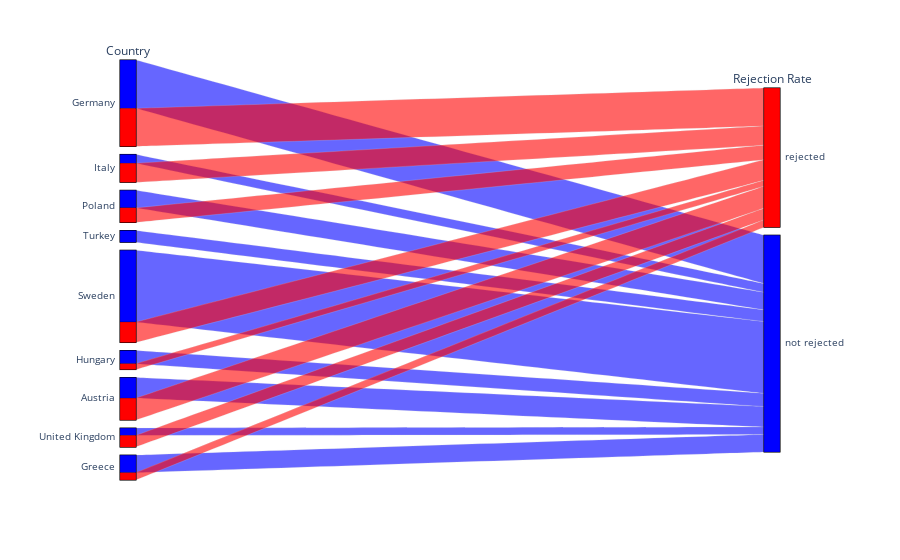

The notebook cell this image was saved under:
### Markdown cell above
In this dataset we show the chance of rejection for refugees in different countries based on interviews held between 2017 and 2020. The amount of rejections could tell us if countries are dealing with a too large amount of refugees.

### Code cell
file_path = 'DataSets/refugee_interview_filtered.csv'
population_data = pd.read_csv(file_path)

data = population_data[['VAR01', 'VAR27']].copy()
data.columns = ['Country', 'Rejection_Rate']

color_mapping = {'not rejected': 0, 'rejected': 1}
data['Rejection_Rate_Num'] = data['Rejection_Rate'].map(color_mapping)

color_scale = [(0, 'blue'), (1, 'red')]

fig = px.parallel_categories(data, dimensions=['Country', 'Rejection_Rate'],
                             labels={'Country': 'Country', 'Rejection_Rate': 'Rejection Rate'},
                             color='Rejection_Rate_Num',
                             color_continuous_scale=color_scale)

fig.update_layout(coloraxis_showscale=False)
fig.show()

### Figure 1 — Plotly figure (JSON) as saved in the notebook; plotly's stock layout.template omitted (floating-point values rounded to 4 significant figures; data arrays with more than 128 entries replaced by an {"elided": "..."} marker saying what was removed)
{"data": [{"dimensions": [{"label": "Country", "values": {"elided": "243 str values"}}, {"label": "Rejection Rate", "values": {"elided": "243 str values"}}], "domain": {"x": [0, 1], "y": [0, 1]}, "line": {"color": {"elided": "243 int values"}, "coloraxis": "coloraxis"}, "name": "", "type": "parcats"}], "layout": {"coloraxis": {"colorbar": {"title": {"text": "Rejection_Rate_Num"}}, "colorscale": [[0, "blue"], [1, "red"]], "showscale": false}, "legend": {"tracegroupgap": 0}, "margin": {"t": 60}}}
